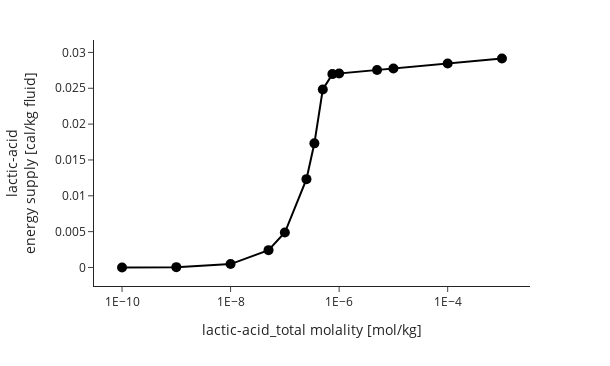

Notebook code cell kept with this figure:
### Code cell
speciation.scatterplot(x="lactic-acid_total",
                       y="lactic-acid energy supply",
                       lineplot=True,
                       log_x=True,
                       rxns_as_labels=False, # good to do when there is no legend
                       plot_width=5)

### Figure 1 — Plotly figure (JSON) as saved in the notebook; plotly's stock layout.template omitted (floating-point values rounded to 4 significant figures)
{"data": [{"customdata": [["Coalbrook Mine 1", "3 SO<sub>4</sub><sup>2-</sup> + 2 lactic-acid + 3 Zn<sup>2+</sup> = 6 CO<sub>2</sub> + 3 sphalerite + 6 H<sub>2</sub>O", "lactic-acid energy supply", "lactic-acid energy supply"], ["Coalbrook Mine 2", "3 SO<sub>4</sub><sup>2-</sup> + 2 lactic-acid + 3 Zn<sup>2+</sup> = 6 CO<sub>2</sub> + 3 sphalerite + 6 H<sub>2</sub>O", "lactic-acid energy supply", "lactic-acid energy supply"], ["Coalbrook Mine 3", "3 SO<sub>4</sub><sup>2-</sup> + 2 lactic-acid + 3 Zn<sup>2+</sup> = 6 CO<sub>2</sub> + 3 sphalerite + 6 H<sub>2</sub>O", "lactic-acid energy supply", "lactic-acid energy supply"], ["Coalbrook Mine 4", "3 SO<sub>4</sub><sup>2-</sup> + 2 lactic-acid + 3 Zn<sup>2+</sup> = 6 CO<sub>2</sub> + 3 sphalerite + 6 H<sub>2</sub>O", "lactic-acid energy supply", "lactic-acid energy supply"], ["Coalbrook Mine 5", "3 SO<sub>4</sub><sup>2-</sup> + 2 lactic-acid + 3 Zn<sup>2+</sup> = 6 CO<sub>2</sub> + 3 sphalerite + 6 H<sub>2</sub>O", "lactic-acid energy supply", "lactic-acid energy supply"], ["Coalbrook Mine 6", "3 SO<sub>4</sub><sup>2-</sup> + 2 lactic-acid + 3 Zn<sup>2+</sup> = 6 CO<sub>2</sub> + 3 sphalerite + 6 H<sub>2</sub>O", "lactic-acid energy supply", "lactic-acid energy supply"], ["Coalbrook Mine 7", "3 SO<sub>4</sub><sup>2-</sup> + 2 lactic-acid + 3 Zn<sup>2+</sup> = 6 CO<sub>2</sub> + 3 sphalerite + 6 H<sub>2</sub>O", "lactic-acid energy supply", "lactic-acid energy supply"], ["Coalbrook Mine 8", "3 SO<sub>4</sub><sup>2-</sup> + 2 lactic-acid + 3 Zn<sup>2+</sup> = 6 CO<sub>2</sub> + 3 sphalerite + 6 H<sub>2</sub>O", "lactic-acid energy supply", "lactic-acid energy supply"], ["Coalbrook Mine 9", "3 SO<sub>4</sub><sup>2-</sup> + 2 lactic-acid + 3 Zn<sup>2+</sup> = 6 CO<sub>2</sub> + 3 sphalerite + 6 H<sub>2</sub>O", "lactic-acid energy supply", "lactic-acid energy supply"], ["Coalbrook Mine 10", "3 SO<sub>4</sub><sup>2-</sup> + 2 lactic-acid + 3 Zn<sup>2+</sup> = 6 CO<sub>2</sub> + 3 sphalerite + 6 H<sub>2</sub>O", "lactic-acid energy supply", "lactic-acid energy supply"], ["Coalbrook Mine 11", "3 SO<sub>4</sub><sup>2-</sup> + 2 lactic-acid + 3 Zn<sup>2+</sup> = 6 CO<sub>2</sub> + 3 sphalerite + 6 H<sub>2</sub>O", "lactic-acid energy supply", "lactic-acid energy supply"], ["Coalbrook Mine 12", "3 SO<sub>4</sub><sup>2-</sup> + 2 lactic-acid + 3 Zn<sup>2+</sup> = 6 CO<sub>2</sub> + 3 sphalerite + 6 H<sub>2</sub>O", "lactic-acid energy supply", "lactic-acid energy supply"], ["Coalbrook Mine 13", "3 SO<sub>4</sub><sup>2-</sup> + 2 lactic-acid + 3 Zn<sup>2+</sup> = 6 CO<sub>2</sub> + 3 sphalerite + 6 H<sub>2</sub>O", "lactic-acid energy supply", "lactic-acid energy supply"], ["Coalbrook Mine 14", "3 SO<sub>4</sub><sup>2-</sup> + 2 lactic-acid + 3 Zn<sup>2+</sup> = 6 CO<sub>2</sub> + 3 sphalerite + 6 H<sub>2</sub>O", "lactic-acid energy supply", "lactic-acid energy supply"]], "hovertemplate": "%{customdata[0]}<br>lactic-acid_total molality [mol/kg]: %{x} <br>lactic-acid<br>energy supply [cal/kg fluid]: %{y}<br>Reaction name: %{customdata[2]}<br>Reaction: %{customdata[1]}", "legendgroup": "lactic-acid energy supply", "line": {"color": "#000000", "dash": "solid"}, "marker": {"size": 10, "symbol": "circle"}, "mode": "lines+markers", "name": "lactic-acid energy supply", "orientation": "v", "showlegend": true, "type": "scatter", "x": [1e-10, 1e-09, 1e-08, 5e-08, 1e-07, 2.5e-07, 3.5e-07, 5e-07, 7.5e-07, 1e-06, 5e-06, 1e-05, 0.0001, 0.001], "xaxis": "x", "y": [4.49e-06, 4.619e-05, 0.0004748, 0.002419, 0.004878, 0.01232, 0.01732, 0.02484, 0.02698, 0.02706, 0.02755, 0.02776, 0.02846, 0.02915], "yaxis": "y"}], "layout": {"height": 366, "legend": {"title": {}, "tracegroupgap": 0}, "margin": {"t": 40}, "showlegend": false, "title": {"x": 0.5, "xanchor": "center"}, "width": 610, "xaxis": {"anchor": "y", "autorange": true, "domain": [0, 1], "exponentformat": "E", "range": [-10.52, -2.482], "title": {"text": "lactic-acid_total molality [mol/kg]"}, "type": "log"}, "yaxis": {"anchor": "x", "autorange": true, "domain": [0, 1], "exponentformat": "E", "range": [-0.002583, 0.03173], "title": {"text": "lactic-acid<br>energy supply [cal/kg fluid]"}, "type": "linear"}}}
